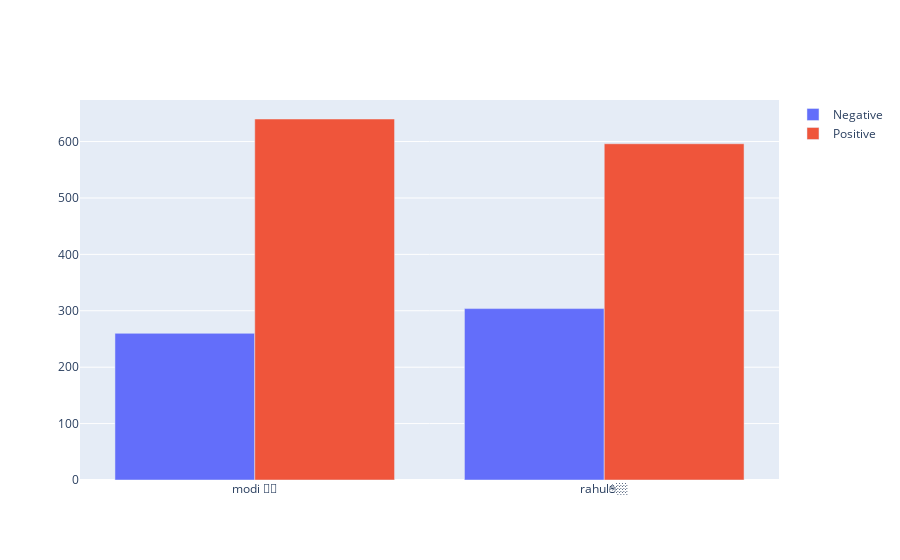

The notebook cell this image was saved under:
### Markdown cell above
Now we do prediction bt we'll not use any ML algo as its NLP, so will display it

### Code cell
politicians = ['modi 🌷🚩', 'rahul✋🏼']
neg_list =[neg_modi, neg_rahul]
pos_list =[pos_modi, pos_rahul]

fig = go.Figure(
data = [
    go.Bar(name ='Negative', x=politicians, y=neg_list),
    go.Bar(name ='Positive', x=politicians, y=pos_list)
]
)
fig

### Figure 1 — Plotly figure (JSON) as saved in the notebook; plotly's stock layout.template omitted (floating-point values rounded to 4 significant figures)
{"data": [{"name": "Negative", "type": "bar", "x": ["modi 🌷🚩", "rahul✋🏼"], "y": [260, 303.9]}, {"name": "Positive", "type": "bar", "x": ["modi 🌷🚩", "rahul✋🏼"], "y": [640, 596.1]}], "layout": {}}
